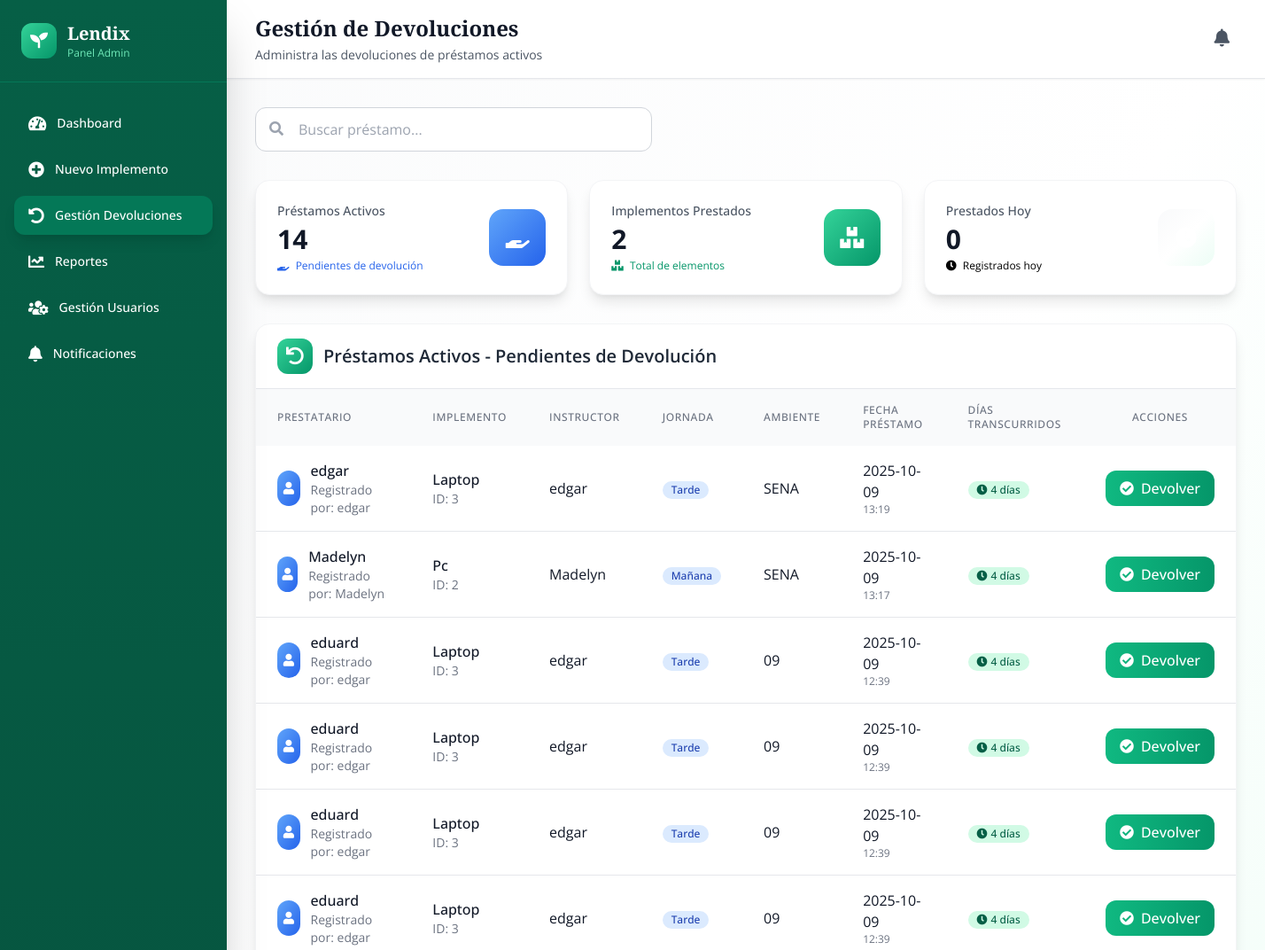
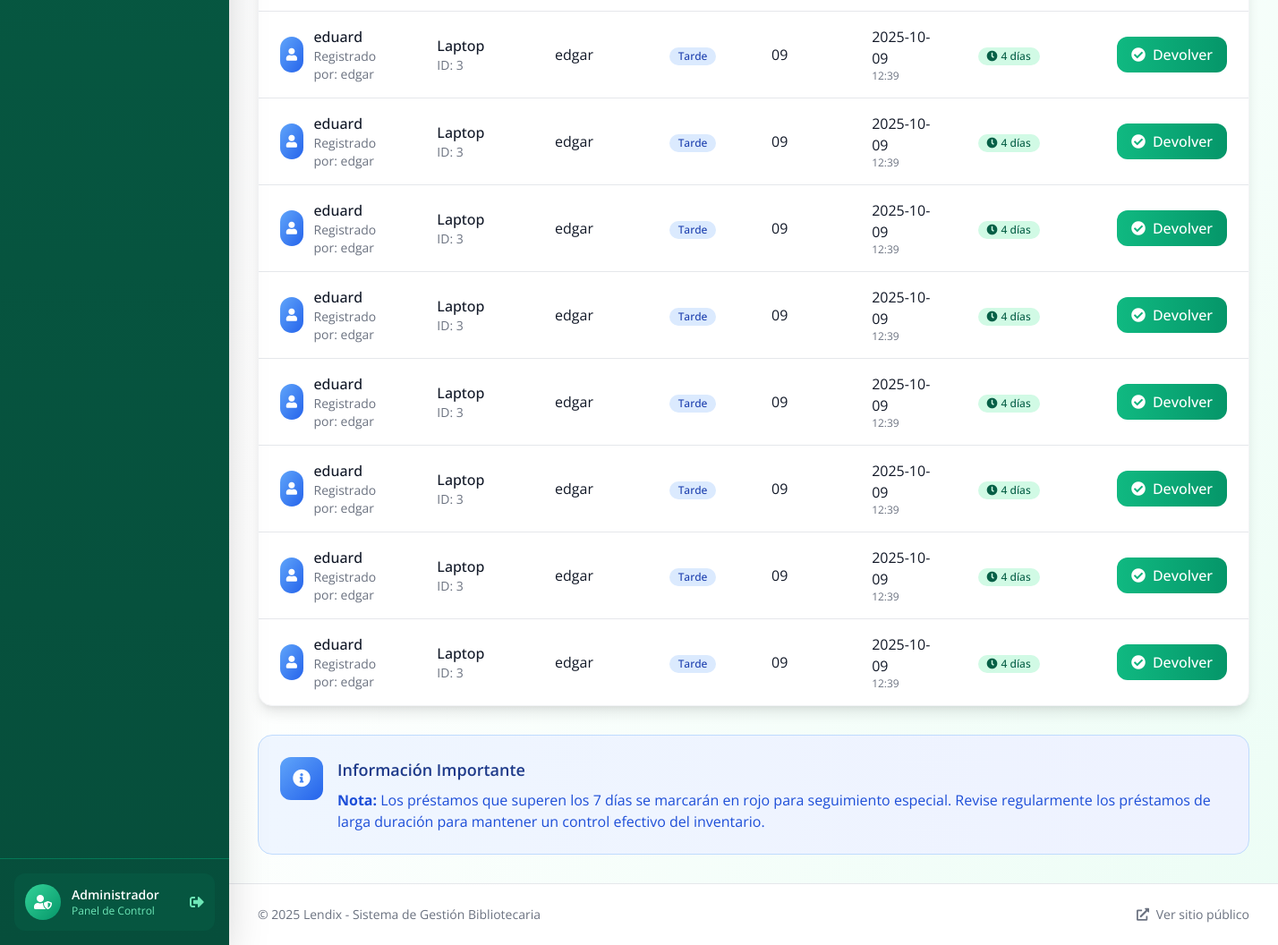
The app's page /admin/devolucion_prestamos (signed in), older data (2 pictures, top to bottom).
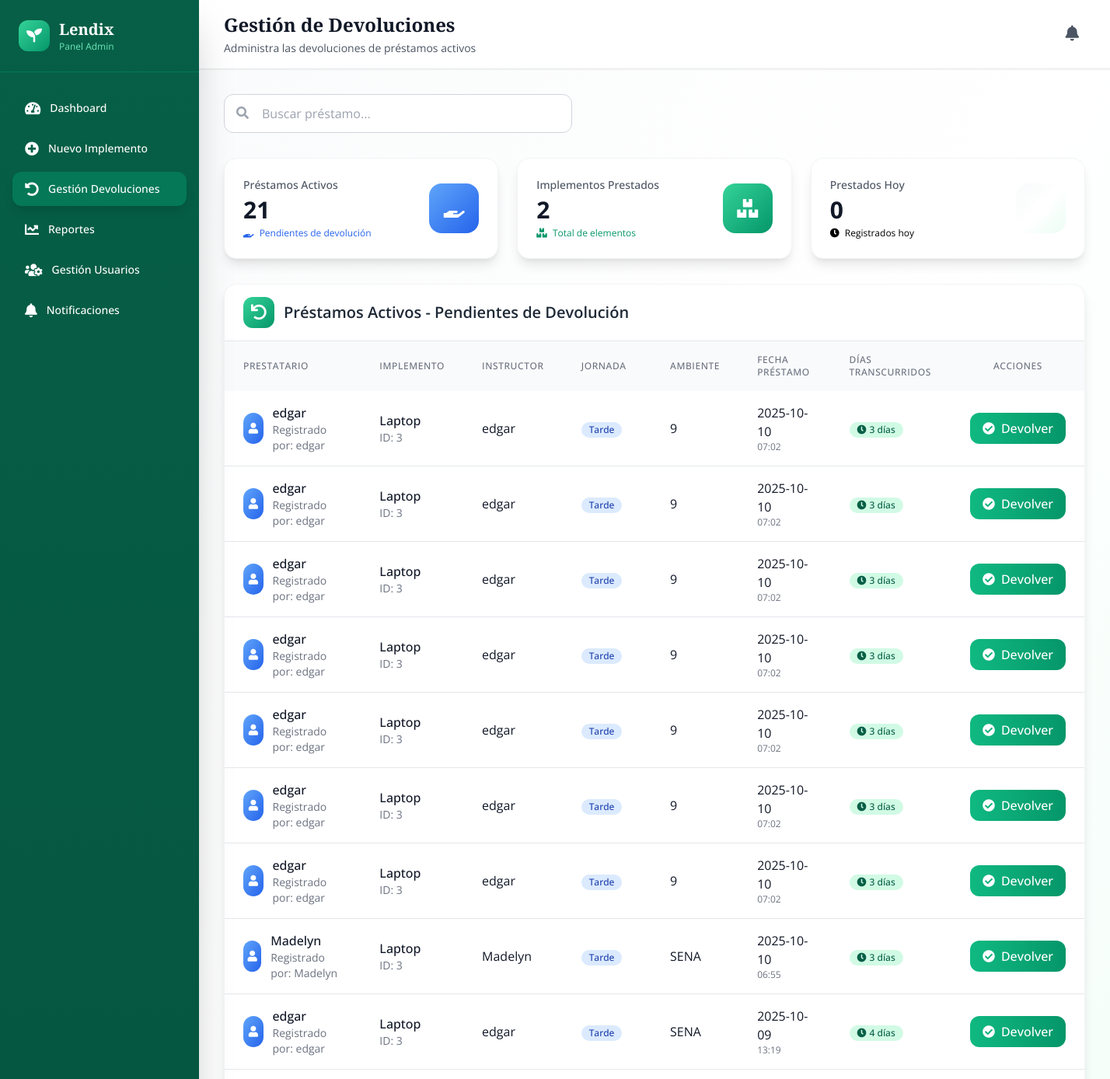
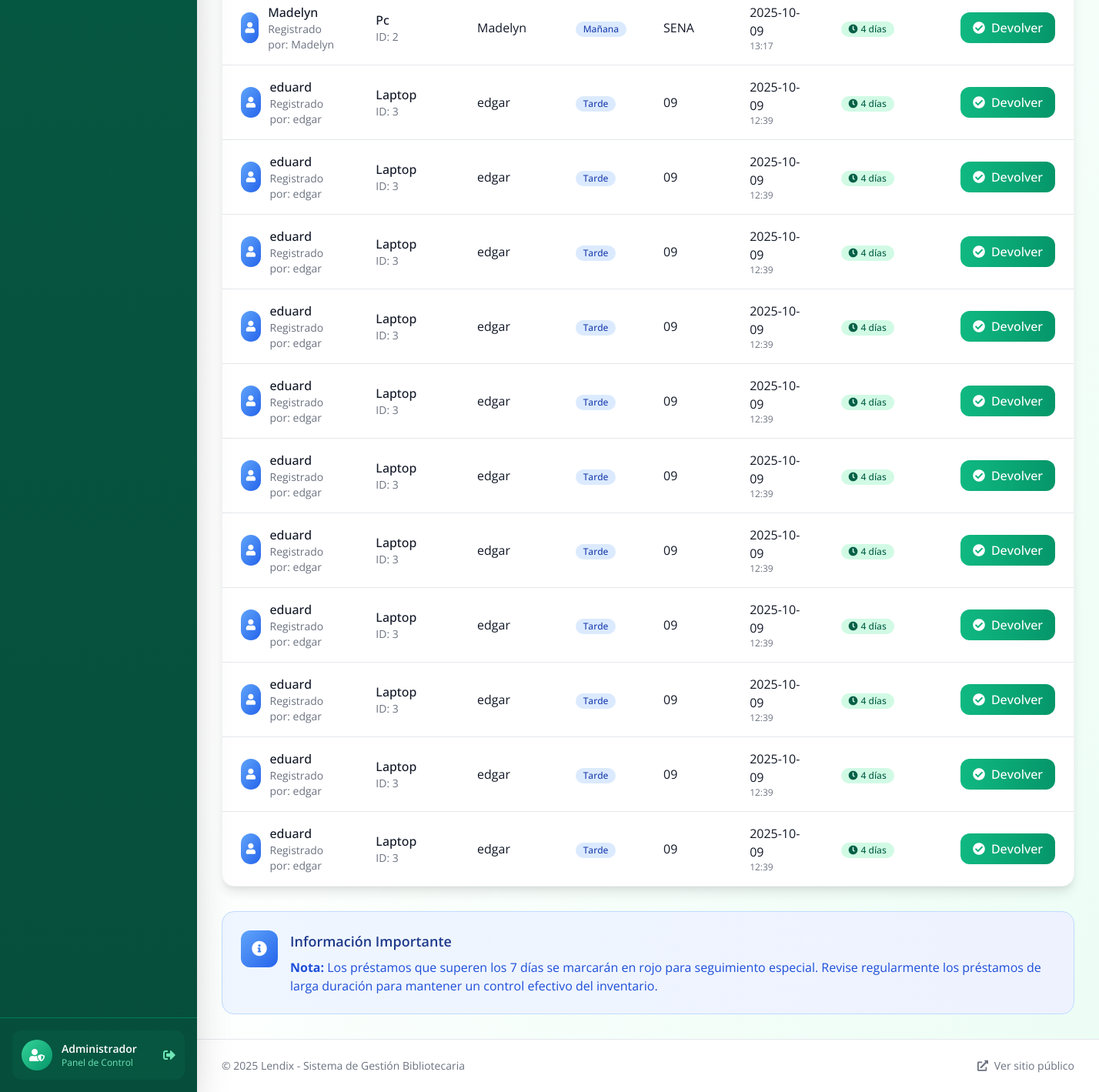
The same page, newer data (2 pictures, top to bottom).
### tables this page shows
CREATE TABLE prestamos (
                id INTEGER PRIMARY KEY AUTOINCREMENT,
                fk_usuario INTEGER NOT NULL,
                fk_implemento INTEGER NOT NULL,
                tipo_prestamo TEXT NOT NULL CHECK(tipo_prestamo IN ('individual', 'multiple')),
                nombre_prestatario TEXT NOT NULL,
                ficha TEXT,
                ambiente TEXT,
                horario TEXT,
                fecha_prestamo TIMESTAMP DEFAULT CURRENT_TIMESTAMP,
                fecha_devolucion TIMESTAMP,
                novedad TEXT DEFAULT 'Ninguna',
                estado_implemento_devolucion TEXT CHECK(estado_implemento_devolucion IN ('Bueno', 'Desgaste notable', 'Dañado')),
                observaciones TEXT, instructor TEXT, jornada TEXT,
                FOREIGN KEY (fk_usuario) REFERENCES usuarios(id),
                FOREIGN KEY (fk_implemento) REFERENCES implementos(id)
            );

CREATE TABLE usuarios (
                id INTEGER PRIMARY KEY AUTOINCREMENT,
                nombre TEXT NOT NULL UNIQUE,
                email TEXT NOT NULL UNIQUE,
                telefono TEXT NOT NULL UNIQUE,
                password TEXT NOT NULL,
                rol TEXT DEFAULT 'funcionario' CHECK(rol IN ('admin', 'instructor', 'funcionario')),
                activo BOOLEAN DEFAULT 0,
                fecha_registro TIMESTAMP DEFAULT CURRENT_TIMESTAMP
            );

CREATE TABLE implementos (
                id INTEGER PRIMARY KEY AUTOINCREMENT,
                implemento TEXT NOT NULL,
                descripcion TEXT NOT NULL,
                disponibilidad INTEGER NOT NULL DEFAULT 0,
                categoria TEXT,
                imagen_url TEXT,
                estado TEXT DEFAULT 'Bueno' CHECK(estado IN ('Bueno', 'Desgaste notable', 'Dañado')),
                fecha_creacion TIMESTAMP DEFAULT CURRENT_TIMESTAMP,
                fecha_actualizacion TIMESTAMP DEFAULT CURRENT_TIMESTAMP
            );

### routes/admin.py (the view)
@admin_bp.route('/devolucion_prestamos')
@login_required
def devolucion_prestamos():
    if not is_admin():
        flash('No tienes permisos para acceder a esta página', 'error')
        return redirect('/')
    conn = get_db_connection()
    try:
        prestamos_activos = conn.execute('''
            SELECT p.*, u.nombre as usuario_nombre, i.implemento,
                   julianday('now') - julianday(p.fecha_prestamo) as dias_transcurridos
            FROM prestamos p
            JOIN usuarios u ON p.fk_usuario = u.id
            JOIN implementos i ON p.fk_implemento = i.id
            WHERE p.fecha_devolucion IS NULL
            ORDER BY p.fecha_prestamo DESC
        ''').fetchall()
        prestamos_con_dias = []
        for prestamo in prestamos_activos:
            prestamo_dict = dict(prestamo)
            prestamo_dict['dias_transcurridos'] = int(prestamo['dias_transcurridos']) if prestamo['dias_transcurridos'] else 0
            prestamos_con_dias.append(prestamo_dict)
        total_prestamos = len(prestamos_con_dias)
        implementos_unicos = len(set(p['fk_implemento'] for p in prestamos_con_dias))
        hoy = datetime.now().strftime("%Y-%m-%d")
        prestamos_hoy = conn.execute('''
            SELECT COUNT(*) as count FROM prestamos
            WHERE DATE(fecha_prestamo) = ? AND fecha_devolucion IS NULL
        ''', (hoy,)).fetchone()['count']
    except Exception as e:
        flash(f'Error al cargar préstamos: {str(e)}', 'error')
        prestamos_con_dias = []
        total_prestamos = 0
        implementos_unicos = 0
        prestamos_hoy = 0
    finally:
        conn.close()
    return render_template('admin/dvprestamos.html',
                         prestamos_activos=prestamos_con_dias,
                         total_prestamos=total_prestamos,
                         total_implementos=implementos_unicos,
                         prestamos_hoy=prestamos_hoy)

### app.py (called while the page is built)
@app.context_processor
def inject_user():
    return dict(
        current_user={
            'id': session.get('user_id'),
            'nombre': session.get('user_nombre'),
            'email': session.get('user_email'),
            'rol': session.get('rol'),
            'is_authenticated': 'user_id' in session
        }
    )

### routes/admin.py (called while the page is built)
def is_admin():
    return session.get('rol') == 'admin'

### routes/login.py (called while the page is built)
def login_required(view):
    from functools import wraps
    @wraps(view)
    def wrapped_view(*args, **kwargs):
        if 'user_id' not in session:
            flash('Por favor, inicie sesión para acceder a esta página', 'error')
            return redirect(url_for('login.login'))
        return view(*args, **kwargs)
    return wrapped_view

### utils/db.py (called while the page is built)
def get_db_connection():
    conn = sqlite3.connect('models/database.db')
    conn.row_factory = sqlite3.Row
    return conn

### templates/admin/dvprestamos.html (shortened to what the changed rows need)
{% extends "admin/base_admin.html" %}
{% block page_title %}Gestión de Devoluciones{% endblock %}
{% block content %}
<div class="grid grid-cols-1 md:grid-cols-3 gap-6 mb-8">
    <div class="card-hover bg-white p-6 rounded-2xl shadow-lg border border-gray-100 animate-fade-in-up">
        <div class="flex items-center justify-between">
            <div>
                <p class="text-sm font-medium text-gray-600 mb-1">Préstamos Activos</p>
                <p class="text-3xl font-bold text-gray-900">{{ total_prestamos }}</p>
                <p class="text-xs text-blue-600 mt-1">
                    <i class="fas fa-hand-holding mr-1"></i>
                    Pendientes de devolución
                </p>
            </div>
        </div>
    </div>
</div>
<div class="card-hover bg-white rounded-2xl shadow-lg border border-gray-100 overflow-hidden animate-fade-in-up">
    <div class="px-6 py-4 border-b border-gray-200">
        <h2 class="text-xl font-semibold text-gray-800 flex items-center">
            <div class="w-10 h-10 bg-gradient-to-br from-green-400 to-green-600 rounded-xl flex items-center justify-center mr-3">
                <i class="fas fa-undo text-white"></i>
            </div>
            Préstamos Activos - Pendientes de Devolución
        </h2>
    </div>
    {% if prestamos_activos %}
    <div class="overflow-x-auto">
        <table class="w-full" id="prestamosTable">
            <thead class="bg-gray-50">
                <tr>
                    <th class="px-6 py-4 text-left text-xs font-medium text-gray-500 uppercase tracking-wider">Prestatario</th>
                    <th class="px-6 py-4 text-left text-xs font-medium text-gray-500 uppercase tracking-wider">Implemento</th>
                    <th class="px-6 py-4 text-left text-xs font-medium text-gray-500 uppercase tracking-wider">Instructor</th>
                    <th class="px-6 py-4 text-left text-xs font-medium text-gray-500 uppercase tracking-wider">Jornada</th>
                    <th class="px-6 py-4 text-left text-xs font-medium text-gray-500 uppercase tracking-wider">Ambiente</th>
                    <th class="px-6 py-4 text-left text-xs font-medium text-gray-500 uppercase tracking-wider">Fecha Préstamo</th>
                    <th class="px-6 py-4 text-left text-xs font-medium text-gray-500 uppercase tracking-wider">Días Transcurridos</th>
                    <th class="px-6 py-4 text-center text-xs font-medium text-gray-500 uppercase tracking-wider">Acciones</th>
                </tr>
            </thead>
            <tbody class="divide-y divide-gray-200">
                {% for prestamo in prestamos_activos %}
                <tr class="hover:bg-gray-50 prestamo-row transition-colors">
                    <td class="px-6 py-4">
                        <div class="flex items-center space-x-3">
                            <div class="w-10 h-10 bg-gradient-to-br from-blue-400 to-blue-600 rounded-full flex items-center justify-center">
                                <i class="fas fa-user text-white text-sm"></i>
                            </div>
                            <div>
                                <div class="font-medium text-gray-900">{{ prestamo.nombre_prestatario }}</div>
                                <div class="text-sm text-gray-500">Registrado por: {{ prestamo.usuario_nombre }}</div>
                            </div>
                        </div>
                    </td>
                    <td class="px-6 py-4">
                        <div>
                            <div class="font-medium text-gray-900">{{ prestamo.implemento }}</div>
                            <div class="text-sm text-gray-500">ID: {{ prestamo.fk_implemento }}</div>
                        </div>
                    </td>
                    <td class="px-6 py-4">
                        <span class="text-gray-900">{{ prestamo.instructor or 'N/A' }}</span>
                    </td>
                    <td class="px-6 py-4">
                        <span class="inline-flex items-center px-2.5 py-0.5 rounded-full text-xs font-medium bg-blue-100 text-blue-800 capitalize">
                            {{ prestamo.jornada or 'N/A' }}
                        </span>
                    </td>
                    <td class="px-6 py-4">
                        <span class="text-gray-900">{{ prestamo.ambiente or 'N/A' }}</span>
                    </td>
                    <td class="px-6 py-4">
                        <div class="text-gray-900">{{ prestamo.fecha_prestamo[:10] }}</div>
                        <div class="text-xs text-gray-500">{{ prestamo.fecha_prestamo[11:16] }}</div>
                    </td>
                    <td class="px-6 py-4">
                        <span class="inline-flex items-center px-2.5 py-0.5 rounded-full text-xs font-medium {% if prestamo.dias_transcurridos > 7 %}bg-red-100 text-red-800{% else %}bg-green-100 text-green-800{% endif %}">
                            <i class="fas fa-clock mr-1"></i>
                            {{ prestamo.dias_transcurridos }} días
                        </span>
                    </td>
                    <td class="px-6 py-4">
                        <button onclick="abrirModalDevolucion('{{ prestamo.id }}', '{{ prestamo.implemento }}')"
                                class="bg-gradient-to-r from-green-500 to-green-600 hover:from-green-600 hover:to-green-700 text-white px-4 py-2 rounded-xl font-medium flex items-center transition-all duration-300 transform hover:-translate-y-1 hover:shadow-lg">
                            <i class="fas fa-check-circle mr-2"></i>
                            Devolver
                        </button>
                    </td>
                </tr>
                {% endfor %}
            </tbody>
        </table>
    </div>
    {% endif %}
</div>
{% endblock %}

Row changes from the older to the newer data that the page shows:
no longer on this page (row edited): prestamos: nombre_prestatario "eduard", usuario_nombre "edgar", implemento "Laptop", fk_implemento "3", instructor "edgar", jornada "Tarde", ambiente "09", fecha_prestamo "2025-10-09", fecha_prestamo "12:39", dias_transcurridos "4"
added prestamos: nombre_prestatario "edgar", usuario_nombre "edgar", implemento "Laptop", fk_implemento "3", instructor "edgar", jornada "Tarde", ambiente "9", fecha_prestamo "2025-10-10", fecha_prestamo "07:02", dias_transcurridos "3"
added prestamos: nombre_prestatario "edgar", usuario_nombre "edgar", implemento "Laptop", fk_implemento "3", instructor "edgar", jornada "Tarde", ambiente "9", fecha_prestamo "2025-10-10", fecha_prestamo "07:02", dias_transcurridos "3"
added prestamos: nombre_prestatario "edgar", usuario_nombre "edgar", implemento "Laptop", fk_implemento "3", instructor "edgar", jornada "Tarde", ambiente "9", fecha_prestamo "2025-10-10", fecha_prestamo "07:02", dias_transcurridos "3"
added prestamos: nombre_prestatario "edgar", usuario_nombre "edgar", implemento "Laptop", fk_implemento "3", instructor "edgar", jornada "Tarde", ambiente "9", fecha_prestamo "2025-10-10", fecha_prestamo "07:02", dias_transcurridos "3"
added prestamos: nombre_prestatario "edgar", usuario_nombre "edgar", implemento "Laptop", fk_implemento "3", instructor "edgar", jornada "Tarde", ambiente "9", fecha_prestamo "2025-10-10", fecha_prestamo "07:02", dias_transcurridos "3"
added prestamos: nombre_prestatario "edgar", usuario_nombre "edgar", implemento "Laptop", fk_implemento "3", instructor "edgar", jornada "Tarde", ambiente "9", fecha_prestamo "2025-10-10", fecha_prestamo "07:02", dias_transcurridos "3"
added prestamos: nombre_prestatario "edgar", usuario_nombre "edgar", implemento "Laptop", fk_implemento "3", instructor "edgar", jornada "Tarde", ambiente "9", fecha_prestamo "2025-10-10", fecha_prestamo "07:02", dias_transcurridos "3"
added prestamos: nombre_prestatario "Madelyn", usuario_nombre "Madelyn", implemento "Laptop", fk_implemento "3", instructor "Madelyn", jornada "Tarde", ambiente "SENA", fecha_prestamo "2025-10-10", fecha_prestamo "06:55", dias_transcurridos "3"
Text that changed along with them:
{{ total_prestamos }}: "14" → "21"
